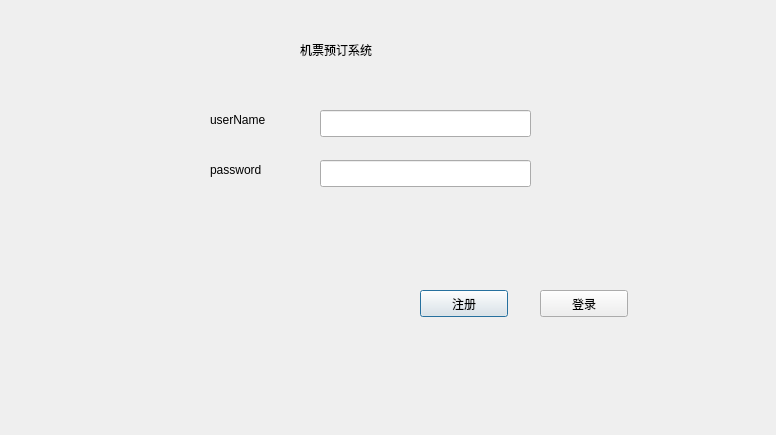
<?xml version="1.0" encoding="UTF-8"?>
<ui version="4.0">
 <class>login_dialog</class>
 <widget class="QDialog" name="login_dialog">
  <property name="geometry">
   <rect>
    <x>0</x>
    <y>0</y>
    <width>776</width>
    <height>435</height>
   </rect>
  </property>
  <property name="windowTitle">
   <string>Dialog</string>
  </property>
  <widget class="QLineEdit" name="usrName_lineEdit">
   <property name="geometry">
    <rect>
     <x>320</x>
     <y>110</y>
     <width>211</width>
     <height>27</height>
    </rect>
   </property>
  </widget>
  <widget class="QLineEdit" name="password_lineEdit">
   <property name="geometry">
    <rect>
     <x>320</x>
     <y>160</y>
     <width>211</width>
     <height>27</height>
    </rect>
   </property>
  </widget>
  <widget class="QLabel" name="label">
   <property name="geometry">
    <rect>
     <x>210</x>
     <y>110</y>
     <width>68</width>
     <height>19</height>
    </rect>
   </property>
   <property name="text">
    <string>userName</string>
   </property>
  </widget>
  <widget class="QLabel" name="label_2">
   <property name="geometry">
    <rect>
     <x>210</x>
     <y>160</y>
     <width>68</width>
     <height>19</height>
    </rect>
   </property>
   <property name="text">
    <string>password</string>
   </property>
  </widget>
  <widget class="QLabel" name="label_3">
   <property name="geometry">
    <rect>
     <x>300</x>
     <y>40</y>
     <width>171</width>
     <height>19</height>
    </rect>
   </property>
   <property name="text">
    <string>机票预订系统</string>
   </property>
  </widget>
  <widget class="QPushButton" name="pushButton">
   <property name="geometry">
    <rect>
     <x>420</x>
     <y>290</y>
     <width>88</width>
     <height>27</height>
    </rect>
   </property>
   <property name="text">
    <string>注册</string>
   </property>
  </widget>
  <widget class="QPushButton" name="login_pushButton">
   <property name="geometry">
    <rect>
     <x>540</x>
     <y>290</y>
     <width>88</width>
     <height>27</height>
    </rect>
   </property>
   <property name="text">
    <string>登录</string>
   </property>
  </widget>
 </widget>
 <resources/>
 <connections/>
</ui>
